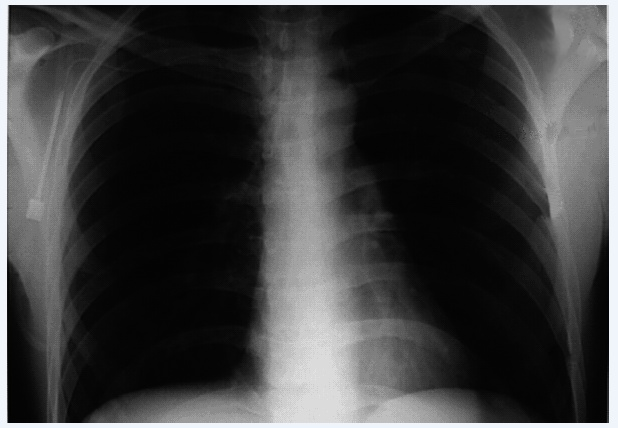
#> input picture High Frequency Emphasis Filtering/img_HPEF.jpg, 618 x 428 px, found by its file name
$ python HFEF.py
#> lines starting #> are read from the running program, lines starting #| are printed output that depends on the picture
import cv2
import numpy as np
from matplotlib import pyplot as plt


def main():
    img = cv2.imread("High Frequency Emphasis Filtering/img_HPEF.jpg", 0)
#> img: shape (428, 618); min 1, max 250, mean 61.5
    new_img1 = BHPF(img)
    new_img2 = HFEF(img)
    img_back = cv2.normalize(new_img2, None, 0, 255, cv2.NORM_MINMAX)
    new_img3 = cv2.equalizeHist(img_back.astype("uint8"))
    fig = plt.figure(figsize=(12, 12))
    ax1 = fig.add_subplot(2, 2, 1)
    ax1.imshow(img, cmap="gray")
    ax1.axis("off")
    ax1.title.set_text("Image")
    ax2 = fig.add_subplot(2, 2, 2)
    ax2.imshow(new_img1, cmap="gray")
    ax2.axis("off")
    ax2.title.set_text("Butterworth highpass filtering")
    ax3 = fig.add_subplot(2, 2, 3)
    ax3.imshow(new_img2, cmap="gray")
    ax3.axis("off")
    ax3.title.set_text("High-frequency emphasis filtering")
    ax4 = fig.add_subplot(2, 2, 4)
    ax4.imshow(new_img3, cmap="gray")
    ax4.axis("off")
    ax4.title.set_text("After Histogram Equalization")
    plt.show()


def BHPF(img):
    dft = cv2.dft(np.float32(img), flags=cv2.DFT_COMPLEX_OUTPUT)
    dft_shift = np.fft.fftshift(dft)
    row, col = img.shape
#> row = 428; col = 618
    n = 2
    r = row * 5 / 100
#> r = 21.4
    f = np.zeros((row, col, 2), np.float32)
    for x in range(row):
        for y in range(col):
            D = np.sqrt(np.power(x - int(row / 2), 2) + np.power(y - int(col / 2), 2))
            f[x, y] = 1 / (1 + (r / D) ** (2 * n))
    new_shift = dft_shift * f
    ishift = np.fft.ifftshift(new_shift)
    new_img = cv2.idft(ishift)
    new_img = cv2.magnitude(new_img[:, :, 0], new_img[:, :, 1])
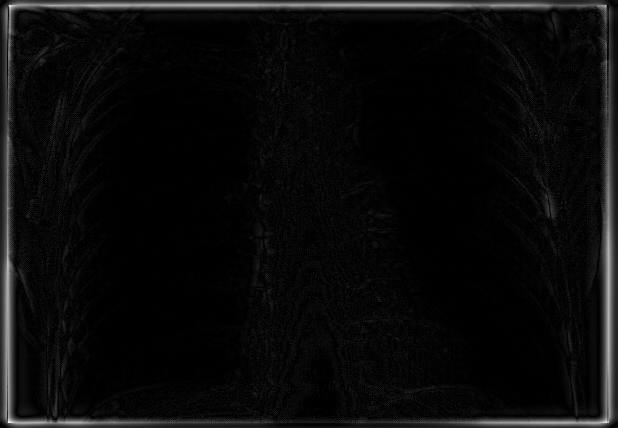
#> new_img: shape (428, 618) float32; min 2.55, max 44244944, mean 1851830.6; drawn with min black and max white
    return new_img


def HFEF(img):
    dft = cv2.dft(np.float32(img), flags=cv2.DFT_COMPLEX_OUTPUT)
    dft_shift = np.fft.fftshift(dft)
    row, col = img.shape
#> row = 428; col = 618
    n = 2
    r = row * 5 / 100
#> r = 21.4
    f = np.zeros((row, col, 2), np.float32)
    h = np.zeros((row, col, 2), np.float32)
    for x in range(row):
        for y in range(col):
            D = np.sqrt(np.power(x - int(row / 2), 2) + np.power(y - int(col / 2), 2))
            f[x, y] = 1 / (1 + (r / D) ** (2 * n))
            h[x, y] = 0.5 + 2.0 * f[x, y]
    new_shift = dft_shift * h
    ishift = np.fft.ifftshift(new_shift)
    new_img = cv2.idft(ishift)
    new_img = cv2.magnitude(new_img[:, :, 0], new_img[:, :, 1])
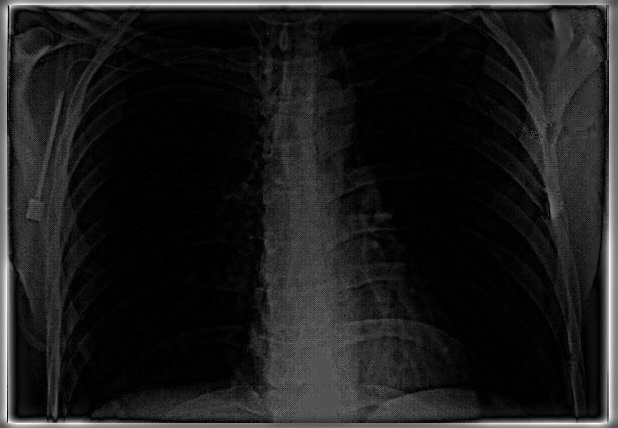
#> new_img: shape (428, 618) float32; min 16.93, max 89474376, mean 10061407; drawn with min black and max white
    return new_img


if __name__ == '__main__':
    main()
#> in main, `new_img3 = cv2.equalizeHist(img_back.astype("uint8"))`:
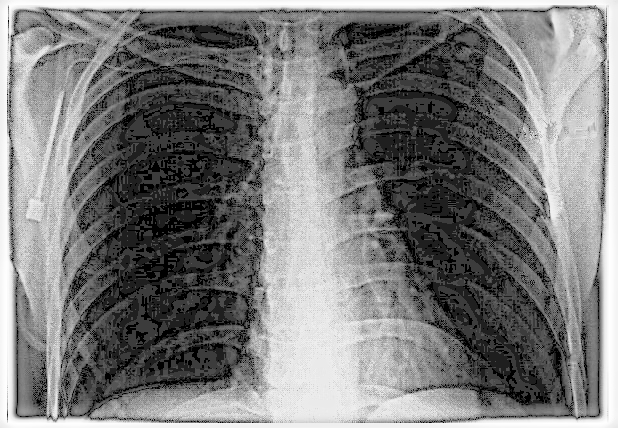
#> new_img3: shape (428, 618); min 0, max 255, mean 123
#> in main, `plt.show()`:
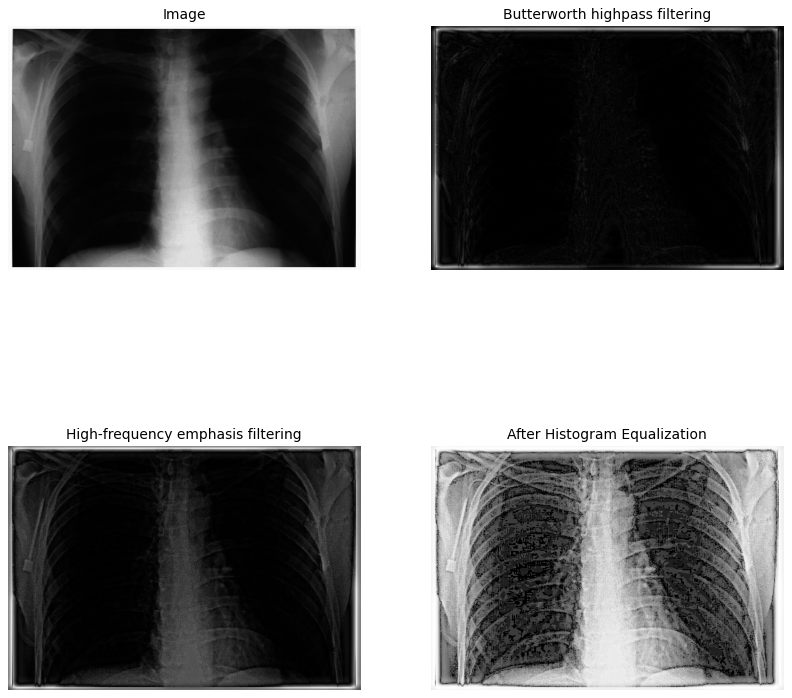
#> figure drawn by matplotlib, 4 panels
